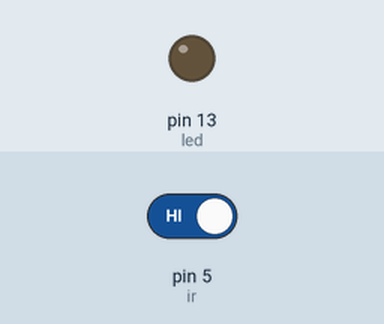
The sketch below on a simulated Arduino Uno, built with avr-gcc and run on an emulated ATmega328P. Shown: output pins drawn as LEDs (lit = HIGH). The test bench sets the inputs (shaded band); at power-on: pin 5 (ir) HIGH.

Above: at 1.2 s.
1.3 s: pin 5 (ir) driven LOW
At 2.1 s:
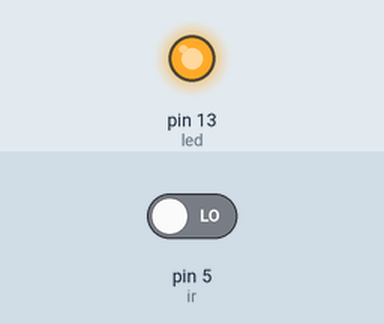
2.8 s: pin 5 (ir) driven HIGH
At 3.2 s:
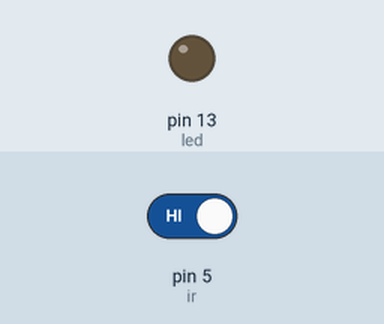
Timing chart, 0 to 5.8 s (numbered marks = the images above; inputs shaded):
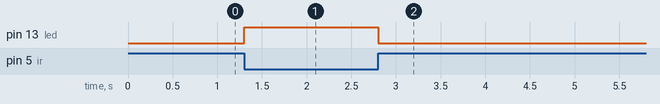

Measured:
- after the input at 1.3 s, pin 13 (led): LOW → HIGH at once
- after the input at 2.8 s, pin 13 (led): HIGH → LOW at once

The sketch:

IR-sensor.ino
```cpp
// Led Blink using IR Sensor

int led = 13; // initialize digital pin
int ir = 5; // initialize Ir sensor digital pin

// the setup function runs once when you press reset or power the board
void setup() {
  // initialize digital pin led as an output.
  pinMode(led, OUTPUT);
  pinMode(ir, INPUT); // initialize digital pin ir as an InPUT.
}

// the loop function runs over and over again forever
void loop() {

   int val = digitalRead(ir); // Read the Input from IR Sensor

   if(val == LOW){
    digitalWrite(led, HIGH); // turn the LED on (HIGH is the voltage level)
   }
   else{
      digitalWrite(led, LOW);    // turn the LED off by making the voltage LOW
   }
}
```
